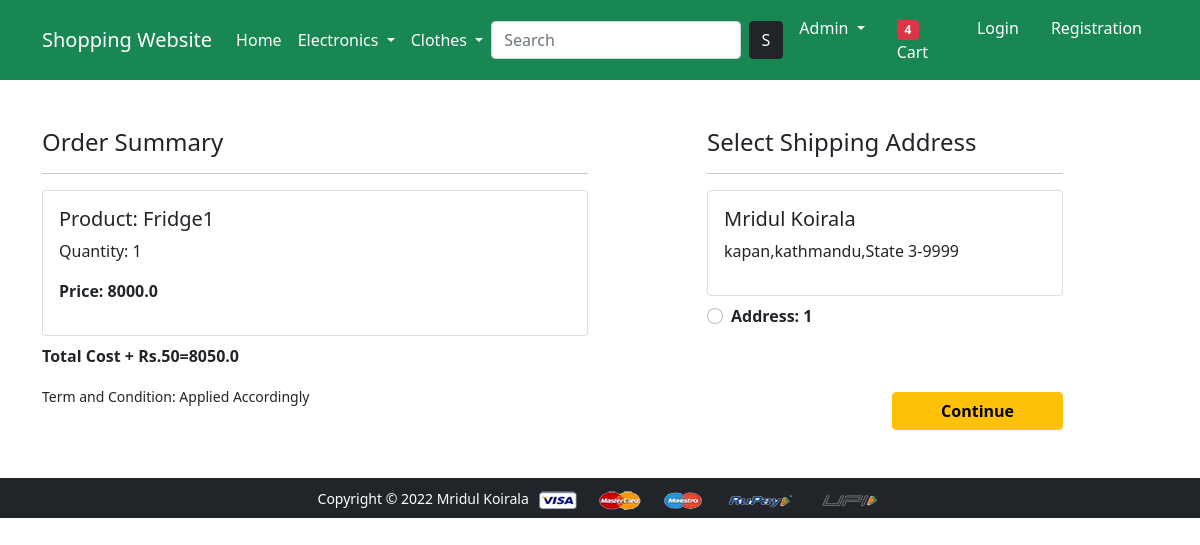
Screenshot of /checkout/ (signed in) with the database file from the repository.
### app/models.py (models this page shows, shortened)
class Cart(models.Model):
    user = models.ForeignKey(User, on_delete=models.CASCADE)
    product = models.ForeignKey(Product, on_delete=models.CASCADE)
    quantity = models.PositiveIntegerField(default=1)
    @property
    def total_cost(self):
        return self.quantity * self.product.discounted_price

class Product(models.Model):
    title = models.CharField(max_length=100)
    selling_price = models.FloatField()
    discounted_price = models.FloatField()
    description = models.TextField()
    brand = models.CharField(max_length=100)
    category = models.CharField(choices=CATEGORY_CHOICES, max_length=2)
    product_image = models.ImageField(upload_to='productimg')

class Customer(models.Model):
    user = models.ForeignKey(User, on_delete=models.CASCADE)
    name = models.CharField(max_length=200)
    locality = models.CharField(max_length=200)
    city = models.CharField(max_length=50)
    zipcode = models.IntegerField()
    state = models.CharField(choices=STATE_CHOICES, max_length=50)

### app/views.py (the view)
# urls.py: path('checkout/', views.checkout, name='checkout'),
def checkout(request):
    user = request.user
    add = Customer.objects.filter(user=user)
    cart_items = Cart.objects.filter(user=user)
    amount = 0.0
    shipping_amount = 50.0
    totalamount = 0.0
    cart_product = [p for p in Cart.objects.all() if p.user ==request.user]
    if cart_product:
        for p in cart_product:
            tempamount = (p.quantity * p.product.discounted_price)
            amount += tempamount
        totalamount = amount + shipping_amount
    return render(request, 'app/checkout.html',{'add':add,'totalamount':totalamount,'cart_items':cart_items})

### app/templates/app/checkout.html (shortened to what this page needs)
{% extends 'app/base.html' %}
{% load static %}
{% block main-content %}
<div class="container">
 <div class="row mt-5">
  <div class="col-sm-6">
    <h4>Order Summary</h4>
    <hr>
    {% for item in cart_items %}
      <div class="card mb-2">
        <div class="card-body">
          <h5>Product: {{item.product.title}}</h5>
          <p>Quantity: {{item.quantity}}</p>
          <p class="fw-bold">Price: {{item.total_cost}} </p>
        </div>
      </div>
      {% endfor %}
      <p class="fw-bold">Total Cost + Rs.50={{totalamount}}</p>
    <small>Term and Condition: Applied Accordingly</small>
  </div>
  <div class="col-sm-4 offset-sm-1">
    <h4>Select Shipping Address</h4>
    <hr>
    <form action="/paymentdone">
      {% for ad in add %}
      <div class="card">
        <div class="card-body">
        <h5>{{ad.name}}</h5>
        <p>{{ad.locality}},{{ad.city}},{{ad.state}}-{{ad.zipcode}}</p>
        </div>
      </div>
        <div class="form-check mt-2 mb-5">
          <input class="form-check-input" type="radio" name="custid" id="custadd{{forloop.counter}}" value="{{ad.id}}">
          <label class="form-check-label fw-bold" for="custadd{{forloop.counter}}">
            Address: {{forloop.counter}} </label>
        </div>
        {% endfor %}
        <div class="text-end">
          <button type="submit" class="btn btn-warning mt-3 px-5 fw-bold">Continue</button>
        </div>
      </form>
    </div>
  </div>
</div>
{% endblock main-content %}

### app/templates/app/base.html (shortened to what this page needs)
<!doctype html>
{% load static %}
<html lang="en">
  <head>
    <link href="https://cdn.jsdelivr.net/npm/bootstrap@5.0.0-beta1/dist/css/bootstrap.min.css" rel="stylesheet">
    <link rel="stylesheet" href="{% static 'app/css/owl.carousel.min.css' %}">
    <link rel="stylesheet" href="{% static 'app/css/all.min.css' %}">
    <link rel="stylesheet" href="{% static 'app/css/style.css' %}">
  </head>
  <body>
    <nav class="navbar navbar-expand-lg navbar-dark bg-success">
     <div class="container">
       <a class="navbar-brand" href="/">Shopping Website</a>
       <div class="collapse navbar-collapse" id="navbarSupportedContent">
         <ul class="navbar-nav me-auto mb-2 mb-lg-0">
           <li class="nav-item">
             <a class="nav-link active" aria-current="page" href="/">Home</a>
           </li>
           <li class="nav-item dropdown">
             <a class="nav-link dropdown-toggle text-white" href="#" id="electronicsDropdown" role="button" data-bs-toggle="dropdown" aria-expanded="false">
               Electronics
             </a>
           </li>
           <li class="nav-item dropdown">
             <a class="nav-link dropdown-toggle text-white" href="#" id="fashionDropdown" role="button" data-bs-toggle="dropdown" aria-expanded="false">
               Clothes
             </a>
           </li>
         </ul>
         <form class="d-flex">
           <input class="form-control me-2" type="search" placeholder="Search" aria-label="Search">
           <button class="btn btn-dark" type="submit">S</button>
         </form>
         <div>
          <ul class="navbar-nav me-auto mb-2 mb-lg-0">
           <li class="nav-item dropdown mx-2">
              <a class="nav-link dropdown-toggle text-white" href="#" id="profileDropdown" role="button" data-bs-toggle="dropdown" aria-expanded="false">
                {{request.user.username|capfirst}}
              </a>
            </li>
            <li class="nav-item mx-2">
             <a href="{% url 'showcart' %}" class="nav-link text-white"><span class="badge bg-danger">4</span> Cart </a>
            </li>
            <li class="nav-item mx-2">
             <a href="{% url 'login' %}" class="nav-link text-white">Login</a>
            </li>
            <li class="nav-item mx-2">
             <a href="{% url 'customerregistration' %}" class="nav-link text-white">Registration</a>
            </li>
          </ul>
         </div>
       </div>
     </div>
    </nav>
    {% block main-content %} {% endblock main-content %}
    <footer class="container-fluid bg-dark text-center p-2 mt-5">
        <small class="text-white">Copyright &copy; 2022 Mridul Koirala </small>
        <img src="{% static 'app/images/payment.png' %}" alt="" srcset="" class="img-fluid" height="2px">
    </footer>
  </body>
</html>

### rows the page displays
Cart: product "Fridge1", quantity "1", total_cost "8000.0"
Customer: name "Mridul Koirala", locality "kapan", city "kathmandu", state "State 3", zipcode "9999"

### other values shown
{{ request.user.username|capfirst }} "Admin"
{{ totalamount }} "8050.0"
